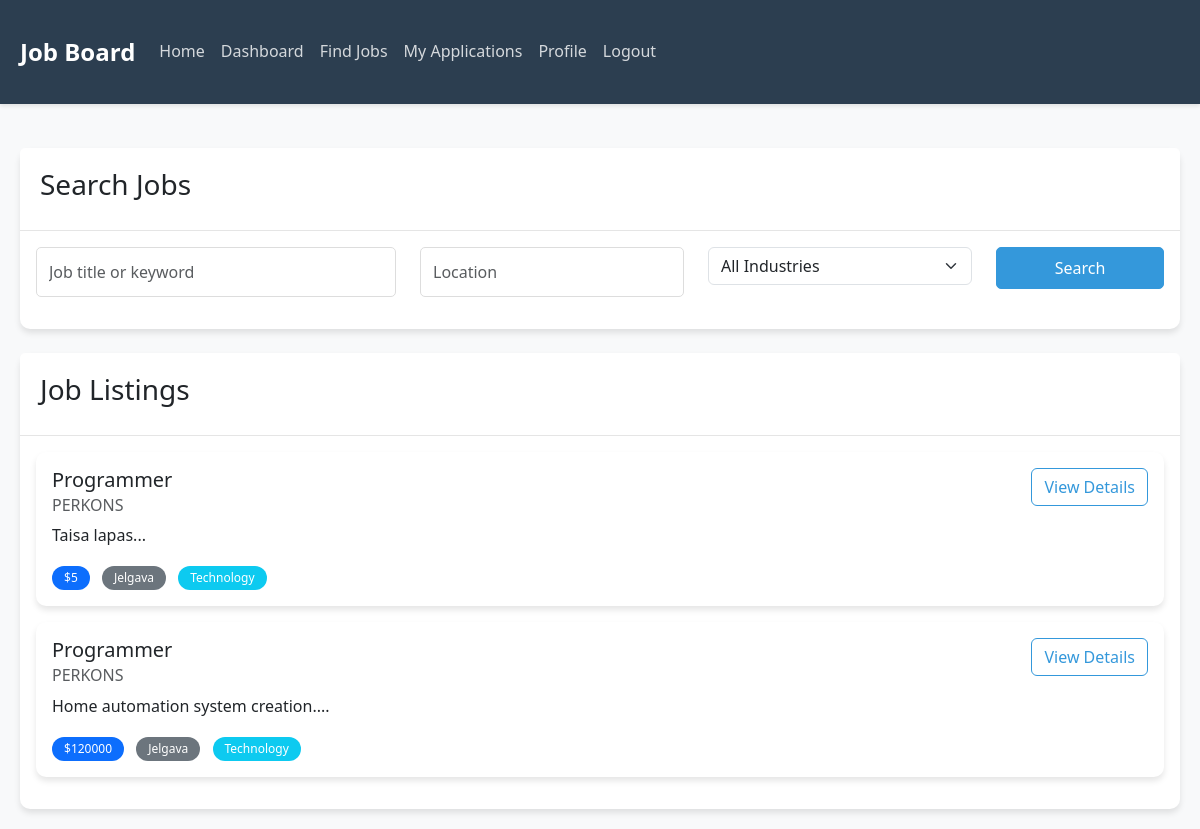
/find_jobs (signed in), run on an earlier commit of the app's database.
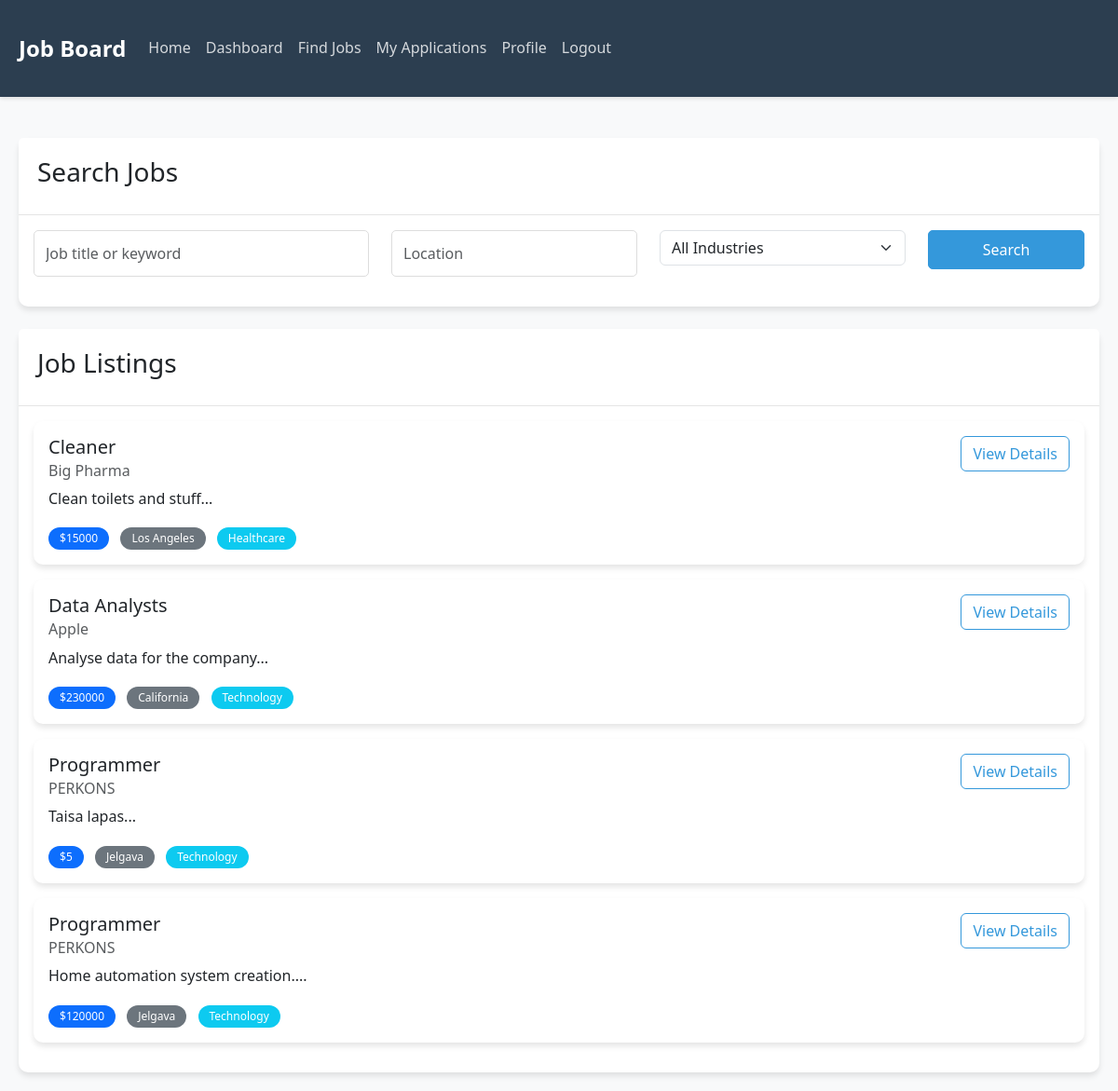
And on a later commit of the database.
### tables this page shows
CREATE TABLE job (
                id INTEGER PRIMARY KEY AUTOINCREMENT,
                title TEXT NOT NULL,
                description TEXT NOT NULL,
                requirements TEXT NOT NULL,
                salary INTEGER NOT NULL,
                company_id INTEGER NOT NULL,
                created_at TIMESTAMP DEFAULT CURRENT_TIMESTAMP,
                FOREIGN KEY (company_id) REFERENCES company (id)
            );

CREATE TABLE company (
                id INTEGER PRIMARY KEY AUTOINCREMENT,
                name TEXT NOT NULL,
                location TEXT NOT NULL,
                industry TEXT NOT NULL,
                owner_id INTEGER NOT NULL,
                FOREIGN KEY (owner_id) REFERENCES user (id)
            );

### app.py (the view)
@app.route('/find_jobs')
@login_required
def find_jobs():
    if current_user.role != 'job_seeker':
        return redirect(url_for('dashboard'))
    keyword = request.args.get('keyword', '')
    location = request.args.get('location', '')
    industry = request.args.get('industry', '')
    db = get_db()
    cursor = db.cursor()
    query = '''
        SELECT j.*, c.name as company_name, c.location, c.industry
        FROM job j
        JOIN company c ON j.company_id = c.id
        WHERE 1=1
    '''
    params = []
    if keyword:
        query += ' AND (j.title LIKE ? OR j.description LIKE ?)'
        params.extend([f'%{keyword}%', f'%{keyword}%'])
    if location:
        query += ' AND c.location LIKE ?'
        params.append(f'%{location}%')
    if industry:
        query += ' AND c.industry = ?'
        params.append(industry)
    query += ' ORDER BY j.id DESC'
    cursor.execute(query, params)
    jobs = cursor.fetchall()
    db.close()
    return render_template('find_jobs.html', jobs=jobs)

### app.py (called while the page is built)
def get_db():
    db = sqlite3.connect(DATABASE)
    db.row_factory = sqlite3.Row
    return db

@login_manager.user_loader
def load_user(user_id):
    db = get_db()
    cursor = db.cursor()
    cursor.execute('SELECT * FROM user WHERE id = ?', (user_id,))
    user_data = cursor.fetchone()
    db.close()
    if user_data:
        return User(user_data['id'], user_data['name'], user_data['email'],
                   user_data['password'], user_data['role'])
    return None

### templates/find_jobs.html (shortened to what this page needs)
{% extends "base.html" %}
{% block content %}
<div class="row">
    <div class="col-md-12">
        <div class="card mb-4">
            <div class="card-header">
                <h3>Search Jobs</h3>
            </div>
            <div class="card-body">
                <form method="GET" action="{{ url_for('find_jobs') }}">
                    <div class="row">
                        <div class="col-md-4 mb-3">
                            <input type="text" class="form-control" name="keyword" placeholder="Job title or keyword" value="{{ request.args.get('keyword', '') }}">
                        </div>
                        <div class="col-md-3 mb-3">
                            <input type="text" class="form-control" name="location" placeholder="Location" value="{{ request.args.get('location', '') }}">
                        </div>
                        <div class="col-md-3 mb-3">
                            <select class="form-select" name="industry">
                                <option value="">All Industries</option>
                            </select>
                        </div>
                        <div class="col-md-2 mb-3">
                            <button type="submit" class="btn btn-primary w-100">Search</button>
                        </div>
                    </div>
                </form>
            </div>
        </div>
        <div class="card">
            <div class="card-header">
                <h3>Job Listings</h3>
            </div>
            <div class="card-body">
                {% if jobs %}
                    {% for job in jobs %}
                        <div class="card mb-3">
                            <div class="card-body">
                                <div class="d-flex justify-content-between align-items-start">
                                    <div>
                                        <h5 class="card-title">{{ job['title'] }}</h5>
                                        <h6 class="card-subtitle mb-2 text-muted">{{ job['company_name'] }}</h6>
                                        <p class="card-text">{{ job['description'][:200] }}...</p>
                                        <div class="mt-2">
                                            <span class="badge bg-primary me-2">${{ job['salary'] }}</span>
                                            <span class="badge bg-secondary me-2">{{ job['location'] }}</span>
                                            <span class="badge bg-info">{{ job['industry'] }}</span>
                                        </div>
                                    </div>
                                    <div>
                                        <a href="{{ url_for('job_details', job_id=job['id']) }}" class="btn btn-outline-primary">View Details</a>
                                    </div>
                                </div>
                            </div>
                        </div>
                    {% endfor %}
                {% else %}
                    <p>No jobs found matching your criteria.</p>
                {% endif %}
            </div>
        </div>
    </div>
</div>
{% endblock %}

### templates/base.html (shortened to what this page needs)
<!DOCTYPE html>
<html lang="en">
<head>
    <link href="https://cdn.jsdelivr.net/npm/bootstrap@5.3.0/dist/css/bootstrap.min.css" rel="stylesheet">
    <link rel="stylesheet" href="{{ url_for('static', filename='css/styles.css') }}">
</head>
<body>
    <nav class="navbar navbar-expand-lg navbar-dark bg-primary">
        <div class="container">
            <a class="navbar-brand" href="{{ url_for('index') }}">Job Board</a>
            <div class="collapse navbar-collapse" id="navbarNav">
                <ul class="navbar-nav me-auto">
                    <li class="nav-item">
                        <a class="nav-link" href="{{ url_for('index') }}">Home</a>
                    </li>
                    {% if current_user.is_authenticated %}
                        <li class="nav-item">
                            <a class="nav-link" href="{{ url_for('dashboard') }}">Dashboard</a>
                        </li>
                        {% if current_user.role == 'job_seeker' %}
                            <li class="nav-item">
                                <a class="nav-link" href="{{ url_for('find_jobs') }}">Find Jobs</a>
                            </li>
                            <li class="nav-item">
                                <a class="nav-link" href="{{ url_for('my_applications') }}">My Applications</a>
                            </li>
                        {% endif %}
                        <li class="nav-item">
                            <a class="nav-link" href="{{ url_for('profile') }}">Profile</a>
                        </li>
                        <li class="nav-item">
                            <a class="nav-link" href="{{ url_for('logout') }}">Logout</a>
                        </li>
                    {% endif %}
                </ul>
            </div>
        </div>
    </nav>
    <div class="container mt-4">
        {% block content %}{% endblock %}
    </div>
</body>
</html>

### static/css/styles.css (style rules this page uses)
:root { --primary-color: #2c3e50; --secondary-color: #3498db; --accent-color: #e74c3c; --light-gray: #f8f9fa; --dark-gray: #343a40; --success-color: #2ecc71; --warning-color: #f1c40f; --danger-color: #e74c3c; }
body { font-family: 'Segoe UI', Tahoma, Geneva, Verdana, sans-serif; line-height: 1.6; color: var(--dark-gray); background-color: var(--light-gray); }
.navbar { background-color: var(--primary-color) !important; box-shadow: 0 2px 4px rgba(0,0,0,0.1); }
.navbar-brand { font-weight: 700; font-size: 1.5rem; color: white !important; }
.nav-link { color: rgba(255,255,255,0.8) !important; transition: color 0.3s ease; }
.card { border: none; border-radius: 10px; box-shadow: 0 4px 6px rgba(0,0,0,0.1); transition: transform 0.3s ease, box-shadow 0.3s ease; }
.card-header { background-color: white; border-bottom: 1px solid rgba(0,0,0,0.1); padding: 1.25rem; }
.btn-primary { background-color: var(--secondary-color); border-color: var(--secondary-color); padding: 0.5rem 1.5rem; border-radius: 5px; transition: all 0.3s ease; }
.btn-outline-primary { color: var(--secondary-color); border-color: var(--secondary-color); }
.badge { padding: 0.5em 1em; border-radius: 20px; font-weight: 500; }
.form-control { border-radius: 5px; border: 1px solid #ddd; padding: 0.75rem; }

### templates/base.html (style rules this page uses)
.navbar-brand { font-weight: bold; }
.container { max-width: 1200px; margin: 0 auto; padding: 20px; }

What changed in the data, as far as the page shows it:
added job: title "Cleaner", company_name "Big Pharma", description "Clean toilets and stuff", salary "15000", location "Los Angeles", industry "Healthcare"
added job: title "Data Analysts", company_name "Apple", description "Analyse data for the company", salary "230000", location "California", industry "Technology"
